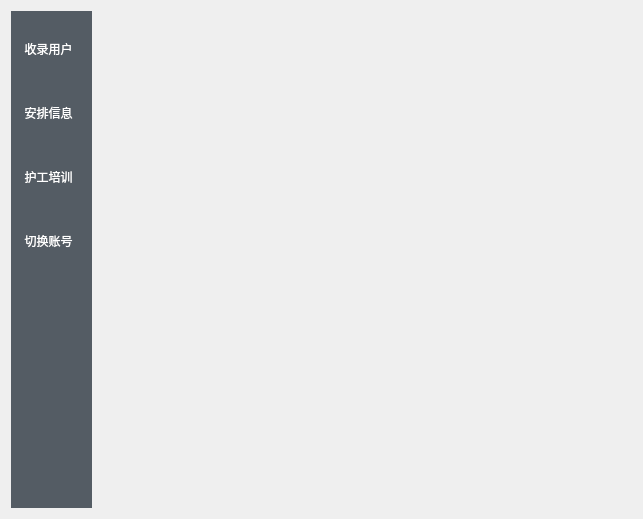
<?xml version="1.0" encoding="UTF-8"?>
<ui version="4.0">
 <class>menu_1</class>
 <widget class="QWidget" name="menu_1">
  <property name="geometry">
   <rect>
    <x>0</x>
    <y>0</y>
    <width>643</width>
    <height>519</height>
   </rect>
  </property>
  <property name="windowTitle">
   <string>Form</string>
  </property>
  <layout class="QGridLayout" name="gridLayout_3">
   <item row="0" column="0">
    <widget class="QWidget" name="tool" native="true">
     <property name="styleSheet">
      <string notr="true">QWidget#tool {;background-color:rgb(84,92,100);}
QWidget#tool QToolButton{border :none;background-color:rgb(84,92,100);color:white;min-height:55px;font:14px&quot;微软雅黑&quot;}</string>
     </property>
     <layout class="QGridLayout" name="gridLayout_2">
      <item row="2" column="1" colspan="2">
       <widget class="QToolButton" name="tb2_2">
        <property name="text">
         <string>安排信息</string>
        </property>
        <attribute name="buttonGroup">
         <string notr="true">buttonGroup</string>
        </attribute>
       </widget>
      </item>
      <item row="4" column="1">
       <widget class="QToolButton" name="qq_3">
        <property name="text">
         <string>切换账号</string>
        </property>
        <attribute name="buttonGroup">
         <string notr="true">buttonGroup</string>
        </attribute>
       </widget>
      </item>
      <item row="1" column="1">
       <widget class="QToolButton" name="tb1_2">
        <property name="text">
         <string>收录用户</string>
        </property>
        <attribute name="buttonGroup">
         <string notr="true">buttonGroup</string>
        </attribute>
       </widget>
      </item>
      <item row="5" column="1">
       <spacer name="verticalSpacer_2">
        <property name="orientation">
         <enum>Qt::Vertical</enum>
        </property>
        <property name="sizeHint" stdset="0">
         <size>
          <width>20</width>
          <height>40</height>
         </size>
        </property>
       </spacer>
      </item>
      <item row="3" column="1" colspan="2">
       <widget class="QToolButton" name="tb3_2">
        <property name="text">
         <string>护工培训</string>
        </property>
       </widget>
      </item>
     </layout>
    </widget>
   </item>
   <item row="0" column="1">
    <widget class="QStackedWidget" name="stackedWidget"/>
   </item>
  </layout>
 </widget>
 <resources/>
 <connections/>
 <buttongroups>
  <buttongroup name="buttonGroup"/>
 </buttongroups>
</ui>
